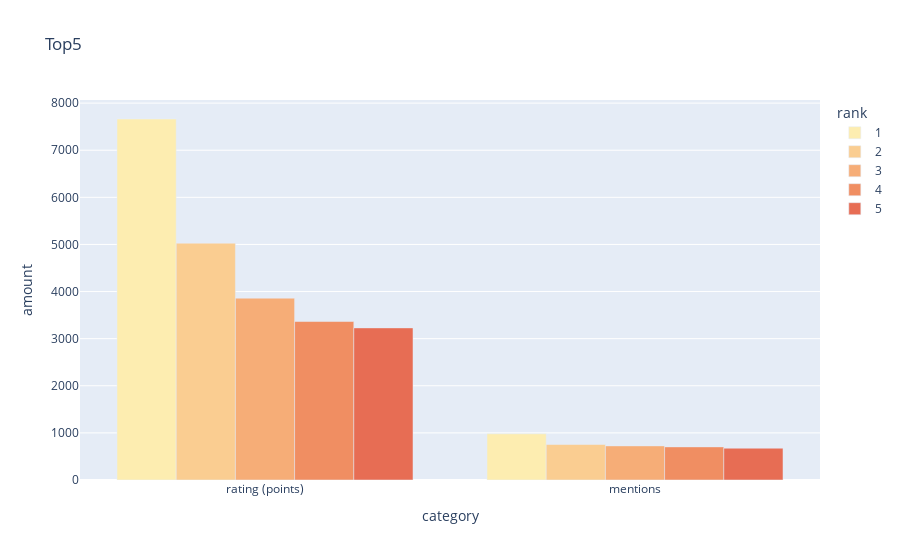

The cell this chart's notebook holds for it:
### Code cell
def get_code_plus_title(code, title):
    return str(code) + ": " + str(title[1:-1])

top_rated_df = df.sort_values(by="rating", ascending=False).head()[["code", "title", "rating"]]
top_rated_df["title"] = top_rated_df.apply(lambda row: get_code_plus_title(row["code"], row["title"]), axis=1)
top_rated_df["rank"] = range(1, len(top_rated_df) + 1)
top_rated_df.pop("code")
top_rated_df.rename(columns={"rating": "amount"}, inplace=True)
top_rated_df["category"] = "rating (points)"

most_refs_df = df.sort_values(by="mentions", ascending=False).head()[["code", "title", "mentions"]]
most_refs_df["title"] = most_refs_df.apply(lambda row: get_code_plus_title(row["code"], row["title"]), axis=1)
most_refs_df["rank"] = range(1, len(top_rated_df) + 1)
most_refs_df.pop("code")
most_refs_df.rename(columns={"mentions": "amount"}, inplace=True)
most_refs_df["category"] = "mentions"

top5_df = pd.DataFrame(columns=['category', 'title', 'amount', 'rank'])
top5_df = pd.concat([top5_df, top_rated_df, most_refs_df], ignore_index=True)

fig = px.bar(top5_df, x="category", y="amount", color="rank", color_discrete_sequence=px.colors.sequential.matter, barmode="group",
                  title="Top5", hover_name="title")
fig.show()

### Figure 1 — Plotly figure (JSON) as saved in the notebook; plotly's stock layout.template omitted (floating-point values rounded to 4 significant figures)
{"data": [{"alignmentgroup": "True", "hovertemplate": "<b>%{hovertext}</b><br><br>rank=1<br>category=%{x}<br>amount=%{y}<extra></extra>", "hovertext": ["SCP-173: The Original", "SCP-617: Pet Rocks"], "legendgroup": "1", "marker": {"color": "rgb(253, 237, 176)", "pattern": {"shape": ""}}, "name": "1", "offsetgroup": "1", "orientation": "v", "showlegend": true, "textposition": "auto", "type": "bar", "x": ["rating (points)", "mentions"], "xaxis": "x", "y": [7663, 980], "yaxis": "y"}, {"alignmentgroup": "True", "hovertemplate": "<b>%{hovertext}</b><br><br>rank=2<br>category=%{x}<br>amount=%{y}<extra></extra>", "hovertext": ["SCP-2521: ●●|●●●●●|●●|●", "SCP-458: The Never-Ending Pizza Box"], "legendgroup": "2", "marker": {"color": "rgb(250, 205, 145)", "pattern": {"shape": ""}}, "name": "2", "offsetgroup": "2", "orientation": "v", "showlegend": true, "textposition": "auto", "type": "bar", "x": ["rating (points)", "mentions"], "xaxis": "x", "y": [5027, 753], "yaxis": "y"}, {"alignmentgroup": "True", "hovertemplate": "<b>%{hovertext}</b><br><br>rank=3<br>category=%{x}<br>amount=%{y}<extra></extra>", "hovertext": ["SCP-049: Plague Doctor", "SCP-606: \"The Teacher\""], "legendgroup": "3", "marker": {"color": "rgb(246, 173, 119)", "pattern": {"shape": ""}}, "name": "3", "offsetgroup": "3", "orientation": "v", "showlegend": true, "textposition": "auto", "type": "bar", "x": ["rating (points)", "mentions"], "xaxis": "x", "y": [3860, 724], "yaxis": "y"}, {"alignmentgroup": "True", "hovertemplate": "<b>%{hovertext}</b><br><br>rank=4<br>category=%{x}<br>amount=%{y}<extra></extra>", "hovertext": ["SCP-055: [unknown]", "SCP-300: \"A World in a Bottle\""], "legendgroup": "4", "marker": {"color": "rgb(240, 142, 98)", "pattern": {"shape": ""}}, "name": "4", "offsetgroup": "4", "orientation": "v", "showlegend": true, "textposition": "auto", "type": "bar", "x": ["rating (points)", "mentions"], "xaxis": "x", "y": [3364, 703], "yaxis": "y"}, {"alignmentgroup": "True", "hovertemplate": "<b>%{hovertext}</b><br><br>rank=5<br>category=%{x}<br>amount=%{y}<extra></extra>", "hovertext": ["SCP-096: The \"Shy Guy\"", "SCP-479: Hallway 4, D-Class Dorms, Site 14"], "legendgroup": "5", "marker": {"color": "rgb(231, 109, 84)", "pattern": {"shape": ""}}, "name": "5", "offsetgroup": "5", "orientation": "v", "showlegend": true, "textposition": "auto", "type": "bar", "x": ["rating (points)", "mentions"], "xaxis": "x", "y": [3229, 675], "yaxis": "y"}], "layout": {"autosize": true, "barmode": "group", "legend": {"title": {"text": "rank"}, "tracegroupgap": 0}, "title": {"text": "Top5"}, "xaxis": {"anchor": "y", "autorange": true, "domain": [0, 1], "range": [-0.5, 1.5], "title": {"text": "category"}, "type": "category"}, "yaxis": {"anchor": "x", "autorange": true, "domain": [0, 1], "range": [0, 8066.0], "title": {"text": "amount"}, "type": "linear"}}}
